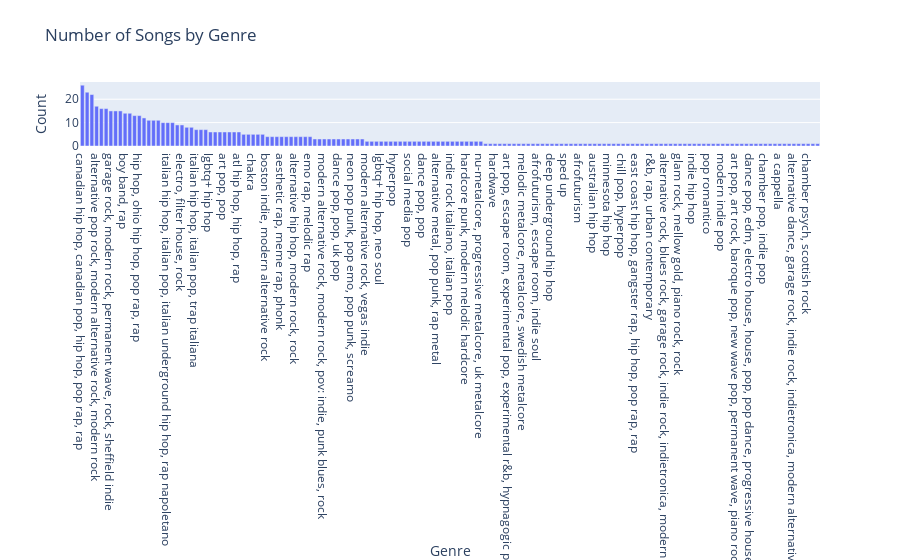

The notebook cell saved with this chart:
### Markdown cell above
Next, we present a plot illustrating the distribution of songs across different genres available in the dataset. This plot provides an overview of the number of songs associated with each genre, allowing us to understand the genre composition within the dataset.

### Code cell
genreCount = trainTracksDF['Genre'].value_counts().reset_index()
genreCount.columns = ['Genre', 'Count']

fig = px.bar(genreCount, x='Genre', y='Count', title = 'Number of Songs by Genre')
fig.show()

### Figure 1 — Plotly figure (JSON) as saved in the notebook; plotly's stock layout.template omitted (floating-point values rounded to 4 significant figures; data arrays with more than 128 entries replaced by an {"elided": "..."} marker saying what was removed)
{"data": [{"alignmentgroup": "True", "hovertemplate": "Genre=%{x}<br>Count=%{y}<extra></extra>", "legendgroup": "", "marker": {"color": "#636efa", "pattern": {"shape": ""}}, "name": "", "offsetgroup": "", "orientation": "v", "showlegend": false, "textposition": "auto", "type": "bar", "x": {"elided": "156 str values"}, "xaxis": "x", "y": {"elided": "156 int values"}, "yaxis": "y"}], "layout": {"barmode": "relative", "legend": {"tracegroupgap": 0}, "title": {"text": "Number of Songs by Genre"}, "xaxis": {"anchor": "y", "domain": [0, 1], "title": {"text": "Genre"}}, "yaxis": {"anchor": "x", "domain": [0, 1], "title": {"text": "Count"}}}}
